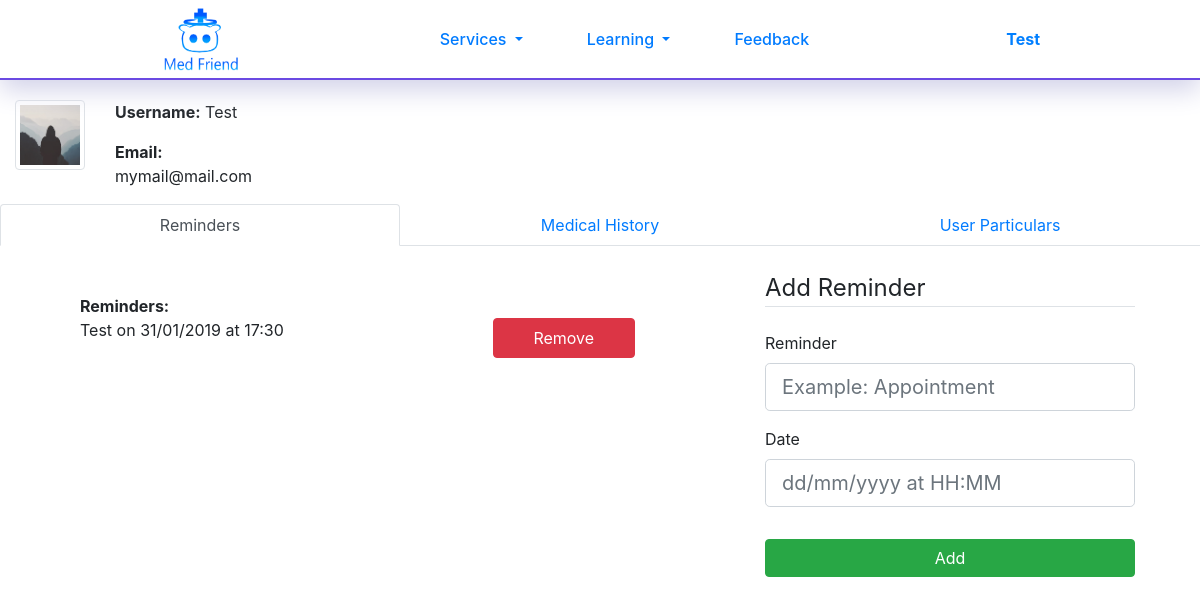
Page /Profile/Reminder (signed in) on the committed database.
### Flask/Models.py (models this page shows, shortened)
class User(db.Model, UserMixin):
    id = db.Column(db.Integer, primary_key=True)
    username = db.Column(db.String(20), unique=True, nullable=False)
    email = db.Column(db.String(120), unique=True, nullable=False)
    password = db.Column(db.String(60), nullable=False)
    image_file = db.Column(db.String(20), nullable=False, default='default.jpg')
    authenticated = db.Column(db.Boolean, nullable=False, default=False)
    delete_time = db.Column(db.DateTime, nullable=False, default=(datetime.now() + timedelta(minutes=30)))
    personal_profile = db.relationship('Personal_Profile', backref='person')
    reminders = db.relationship('Reminders', backref="person")
    admissions = db.relationship('Admissions', backref="person")
    illnesses = db.relationship('Illnesses', backref="person")
    surgeries = db.relationship('Surgeries', backref="person")
    blood_transfusions = db.relationship('Blood_Transfusions', backref='person')
    allergies = db.relationship('Allergies', backref="person")
    vaccinations = db.relationship('Vaccinations', backref="person")

class Reminders(db.Model):
    id = db.Column(db.Integer, primary_key=True)
    reminder = db.Column(db.String, nullable=False)
    date = db.Column(db.DateTime, nullable=False, default=datetime.now())
    user_id = db.Column(db.Integer, db.ForeignKey('user.id'), nullable=False)

### Flask/users/routes.py (the view)
@users.route("/Profile", methods = ['POST', 'GET'])
@users.route("/Profile/Reminder", methods = ['POST', 'GET'])
@login_required
def profile_reminder():
    image_files = url_for('static', filename=f"images/Profile_Picture/{current_user.image_file}")
    form = Reminder_Form()
    if form.validate_on_submit():
        data = Reminders(reminder=form.reminder.data,
                         date=form.reminder_date.data,
                         user_id=current_user.id)
        db.session.add(data)
        db.session.commit()
    return render_template("Users/profile.html", title="Reminder", image_file=image_files, form=form)

### Flask/users/forms.py
class Reminder_Form(FlaskForm):
    reminder = StringField('Reminder', validators=[])
    reminder_date = DateTimeField('Date', format='%d/%m/%Y %H:%M', validators=[Optional()])
    submit = SubmitField("Add")

### Flask/Models.py (called while the page is built)
@login_manager.user_loader
def load_user(user_id):
    return User.query.get(int(user_id))

### Flask/templates/Users/profile.html
{% extends "layout.html" %}
{% block content %}
<link rel="stylesheet" type="text/css" href="{{ url_for('static', filename='css/profile.css') }}" />
<div id="profilecontainer" class="container-fluid">
    <div class="row justify-content-start">
        <div id="profile_picture" class="col-lg-1">
            <img id="userprofilepic" src="{{ image_file }}" class="img-fluid img-thumbnail" data-toggle="modal"
                data-target="#picchange">
        </div>
        <div class="col-2">
            <p>
                <b>Username:</b>
                {{ current_user.username }}
            </p>
            <p>
                <b> Email:</b>
                {{ current_user.email }}
            </p>
        </div>
    </div>
</div>
<div id="moreinfo">
    <nav>
        <ul class="nav nav-tabs nav-justified">
            <li class="nav-item">
                {% if title == "Reminder" or title == "Profile" %}
                <a id="remindernav" class="nav-link active" href="{{ url_for('users.profile_reminder') }}">Reminders</a>
                {% else %}
                <a id="remindernav" class="nav-link" href="{{ url_for('users.profile_reminder') }}">Reminders</a>
                {% endif %}
            </li>
            <li class="nav-item">
                {% if title == "History" %}
                <a id="medicalhistorynav" class="nav-link active" href="{{ url_for('users.profile_history') }}">Medical
                    History</a>
                {% else %}
                <a id="medicalhistorynav" class="nav-link" href="{{ url_for('users.profile_history') }}">Medical History</a>
                {% endif %}
            </li>
            <li class="nav-item">
                {% if title == "Edit" %}
                <a id="userinfonav" class="nav-link active" href="{{ url_for('users.profile_edit') }}">User Particulars</a>
                {% else %}
                <a id="userinfonav" class="nav-link" href="{{ url_for('users.profile_edit') }}">User Particulars</a>
                {% endif %}
            </li>
        </ul>
    </nav>
    <div class="container-fluid">
        {% if title == "History" %}
        {% include 'Users/profile_medhist.html' %}
        {% elif title == "Reminder" %}
        {% include 'Users/profile_reminder.html' %}
        {% elif title == "Edit" %}
        {% include 'Users/profile_edit.html' %}
        {% endif %}
    </div>
</div>
{% endblock %}

### Flask/templates/layout.html (shortened to what this page needs)
<!DOCTYPE html>
<html lang="en">
<head>
    <link rel="stylesheet" href="https://stackpath.bootstrapcdn.com/bootstrap/4.1.3/css/bootstrap.min.css"
>
    <link rel="stylesheet" type="text/css" href="{{ url_for('static', filename='css/navbar.css') }}" />
    <link rel="stylesheet" type="text/css" href="{{ url_for('static', filename='css/home.css') }}" />
</head>
<body>
    <nav id="#navbarSupportedContent" class="navbar navbar-expand-lg navbar-custom justify-content-center sticky-top">
        <a class="navbar-brand mr-0" href="{{ url_for('main.index') }}" id="brandlogo">
            <img src="../static/images/Logo.png" alt="" class="img-fluid" style="height:8vh">
        </a>
        <div class="collapse navbar-collapse justify-content-between align-items-center w-100" id="navbarSupportedContent">
            <ul class="navbar-nav mx-auto text-center">
                <li class="nav-item dropdown active">
                    <a class="nav-link dropdown-toggle" href="#" id="navbarDropdown" role="button" data-toggle="dropdown"
                        aria-haspopup="true" aria-expanded="false">
                        Services
                    </a>
                </li>
                <li class="nav-item dropdown active">
                    <a class="nav-link dropdown-toggle" href="#" id="navbarDropdown" role="button" data-toggle="dropdown"
                        aria-haspopup="true" aria-expanded="false">
                        Learning
                    </a>
                </li>
                <li>
                    <a class="nav-link active" href="{{ url_for('feedback.form_page') }}">Feedback</a>
                </li>
            </ul>
            <ul id="rightside" class="nav navbar-nav flex-row justify-content-center flex-nowrap">
                {% if current_user.is_authenticated %}
                <li class="nav-item dropdown active" data-toggle="dropdown" aria-haspopup="true" aria-expanded="false">
                    <b>
                        {{ current_user.username }}
                    </b>
                </li>
                {% else %}
                <a href="{{ url_for('users.login') }}" class="nav-link active"> Login </a>
                {% endif %}
            </ul>
        </div>
    </nav>
    <div>
        {% block content %}{% endblock content%}
    </div>
    <link href="https://unpkg.com/gijgo@1.9.11/css/gijgo.min.css" rel="stylesheet" type="text/css" />
</body>
</html>

### Flask/templates/Users/profile_reminder.html (shortened to what this page needs)
<br>
<div id="reminders" class="row justify-content-around">
    <div class="col-6">
        {% if current_user.reminders %}
        <div class="col vh-history">
            <br>
            <b>Reminders:</b>
            {% for i in range(5) %}
            {% if current_user.reminders[i] %}
            <div class="row">
                <p class="col">
                    {{ current_user.reminders[i].reminder }} on {{
                    current_user.reminders[i].date.strftime('%d/%m/%Y') }}
                    at {{current_user.reminders[i].date.strftime('%H:%M') }}
                </p>
                <button class="btn btn-danger col-3" data-toggle="modal" data-target="#exampleModal{{i}}">
                    Remove
                </button>
            </div>
            <br>
            {% endif %}
            {% endfor %}
        </div>
        {% else %}
        <div class="col">
            <h1 class="text-center"> No reminders for now </h1>
        </div>
        {% endif %}
    </div>
    <div class="col-4">
        <form action="" method="post">
            <fieldset class="form-group">
                <legend class="border-bottom mb-4">Add Reminder</legend>
                <div class="form-group">
                    {{ form.reminder.label(class="form-control-label") }}
                    {% if form.reminder.errors %}
                    {{ form.reminder(class="form-control form-control-lg is-invalid", placeholder="Example:
                    Appointment") }}
                    <div class="invalid-feedback">
                        {% for error in form.reminder.errors %}
                        <span>{{ error }}</span>
                        {% endfor %}
                    </div>
                    {% else %}
                    {{ form.reminder(class="form-control form-control-lg", placeholder="Example: Appointment") }}
                    {% endif %}
                </div>
                <div class="form-group">
                    {{ form.reminder_date.label(class="form-control-label") }}
                    {% if form.reminder_date.errors %}
                    {{ form.reminder_date(class="form-control form-control-lg is-invalid", placeholder="dd/mm/yyyy
                    HH:MM") }}
                    <div class="invalid-feedback">
                        {% for error in form.reminder_date.errors %}
                        <span>{{ error }}</span>
                        {% endfor %}
                    </div>
                    {% else %}
                    {{ form.reminder_date(class="form-control form-control-lg", placeholder="dd/mm/yyyy at HH:MM") }}
                    {% endif %}
                </div>
            </fieldset>
            {{ form.submit(class="btn btn-success btn-block col-12") }}
        </form>
    </div>
</div>

### Flask/static/css/navbar.css (style rules this page uses)
#navbarSupportedContent .nav-link { font-size:1em; font-weight: 500; }
.nav-link, .navbar-brand { margin: 0px 0px; }
.navbar { border-bottom: 2px solid rgb(107, 74, 226); box-sizing: border-box; background-color: white; opacity: 1; box-shadow: 0px 10px 25px rgb(210, 210, 233); height: 80px; padding: 0vh 20vh; }
.navbar ul:first-child li { margin: 0px 2vw; }
#rightside li { color: #017fff; }

### Flask/static/css/home.css (style rules this page uses)
* { padding: 0px; margin: 0px; }
body { background-color: rgb(255, 255, 255); }

### Flask/static/css/profile.css (style rules this page uses)
#profilecontainer { background-color: white; margin-top: 20px; }
.vh-history { min-height: 40vh; }

### rows in the picture
User: username "Test", email "mymail@mail.com"
Reminders: reminder "Test", date "31/01/2019", date "17:30"
